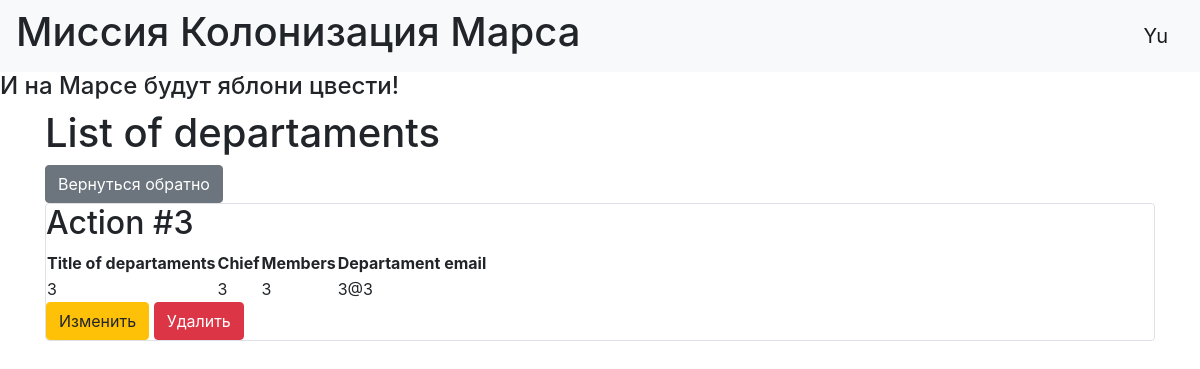
Page /departamentsDisplay (signed in) on the committed database.
### data/users.py (models this page shows, shortened)
class User(SqlAlchemyBase, UserMixin, SerializerMixin):
    __tablename__ = 'users'
    id = sqlalchemy.Column(sqlalchemy.Integer,
                           primary_key=True, autoincrement=True)
    surname = sqlalchemy.Column(sqlalchemy.String, nullable=True)
    name = sqlalchemy.Column(sqlalchemy.String, nullable=True)
    age = sqlalchemy.Column(sqlalchemy.Integer, nullable=True)
    position = sqlalchemy.Column(sqlalchemy.String, nullable=True)
    speciality = sqlalchemy.Column(sqlalchemy.String, nullable=True)
    address = sqlalchemy.Column(sqlalchemy.String, nullable=True)
    email = sqlalchemy.Column(sqlalchemy.String, nullable=True, unique=True)
    hashed_password = sqlalchemy.Column(sqlalchemy.String, nullable=True)
    modified_date = sqlalchemy.Column(sqlalchemy.String, nullable=True)
    news = orm.relationship("Jobs", back_populates='user')

### data/departments.py (models this page shows)
class Department(SqlAlchemyBase, SerializerMixin):
    __tablename__ = 'departments'
    id = sqlalchemy.Column(sqlalchemy.Integer,
                           primary_key=True, autoincrement=True)
    title = sqlalchemy.Column(sqlalchemy.String, nullable=True)
    chief = sqlalchemy.Column(sqlalchemy.Integer,
                              sqlalchemy.ForeignKey("users.id"))
    members = sqlalchemy.Column(sqlalchemy.String, nullable=True)
    email = sqlalchemy.Column(sqlalchemy.String, nullable=True)
    user = orm.relationship('User')

### main.py (the view)
@app.route('/departamentsDisplay', methods=['GET', 'POST'])
@login_required
def display_departaments():
    db_sess = db_session.create_session()
    if current_user.is_authenticated:
        departaments = db_sess.query(Department).all()
    else:
        departaments = []
    return render_template('departamentsDisplay.html', title='Департаменты',
                           departaments=departaments
                           )

### data/db_session.py (called while the page is built)
def create_session() -> Session:
    global __factory
    return __factory()

### main.py (called while the page is built)
@login_manager.user_loader
def load_user(user_id):
    db_sess = db_session.create_session()
    return db_sess.query(User).get(user_id)

### templates/departamentsDisplay.html (shortened to what this page needs)
{% extends "base.html" %}
{% block content %}
<h1>List of departaments</h1>
{% if current_user.is_authenticated %}
<a href="/" class="btn btn-secondary">Вернуться обратно</a>
{% endif %}
{% for item in departaments %}
<div class="col-md6 border rounded">
    <h2>Action #{{item.id}}</h2>
    <table>
        <tr>
            <th>Title of departaments</th>
            <th>Chief</th>
            <th>Members</th>
            <th>Departament email</th>
        </tr>
        <tr>
            <td>{{item.title}}</td>
            <td>{{item.chief}}</td>
            <td>{{item.members}}</td>
            <td>{{item.email}}</td>
        </tr>
    </table>
    {% if current_user.is_authenticated and current_user == item.user %}
    <div>
        <a href="/departaments/{{ item.id }}" class="btn btn-warning">
            Изменить
        </a>
        <a href="/departaments_delete/{{ item.id }}" class="btn btn-danger">
            Удалить
        </a>
    </div>
    {% elif current_user.is_authenticated and current_user.id == 1 %}
    <div>
        <a href="/departaments/{{ item.id }}" class="btn btn-warning">
            Изменить
        </a>
        <a href="/departaments_delete/{{ item.id }}" class="btn btn-danger">
            Удалить
        </a>
    </div>
    {% endif %}
</div>
{% endfor %}
{% endblock %}

### templates/base.html (shortened to what this page needs)
<!doctype html>
<html lang="en">
<head>
    <link rel="stylesheet"
          href="https://stackpath.bootstrapcdn.com/bootstrap/4.4.1/css/bootstrap.min.css"
>
</head>
<body>
<header>
    <nav class="navbar navbar-light bg-light">
        <body>
            <h1>Миссия Колонизация Марса</h1>
        </body>
        {% if current_user.is_authenticated %}
            <a class="navbar-brand" href="/logout">{{ current_user.name }}</a>
        {% else %}
            <p>
                <a class="btn btn-primary " href="/register">Зарегистрироваться</a>
                <a class="btn btn-success" href="/login">Войти</a>
            </p>
        {% endif %}
    </nav>
</header>
<h4>И на Марсе будут яблони цвести!</h4>
<main role="main" class="container">
    {% block content %}{% endblock %}
</main>
</body>
</html>

### rows in the picture
User: name "Yu"
Department: id "3", title "3", chief "3", members "3", email "3@3"
